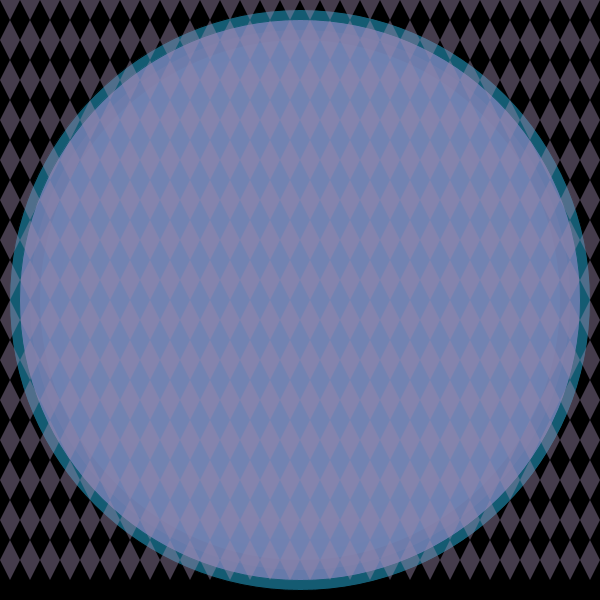
Frame 1 (no input)
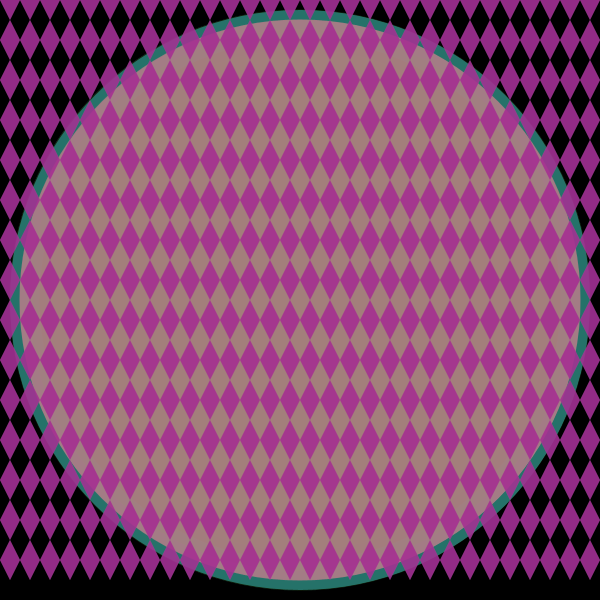
Frame 2 (the mouse pressed at the canvas centre, redrawn once)

The Processing sketch that drew these frames (run headless with seeded random() and noise(); the mouse was pressed at the canvas centre and the sketch redrawn once):

// Processing sketch: processing_72089
// ── processing_72089.pde

void setup (){
  
  
  size(600,600);
  background(0);
  smooth();
  colorMode(RGB);
  noLoop();
}
 
  
void draw(){
  
 circlebackground();
 diamondforeground();
 
 
}


void diamondforeground(){
  
  int c = color (random(255),random(255), random(255), random(255));
 
 for (int x=0; x<width; x=x+20){
   for(int y=0; y<height; y=y+40){
     fill (c);
     noStroke();
     quad(x,y, x+10,y-20, x+20,y, x+10,y+20); 
     
     }
     
 }
  
}

void circlebackground() {

  for (int i=1; i<600; i+=20) {
    ellipse(width/2, height/2, i, i);

    fill(random(225), random(245), random(235), random(255));



  }


  
}
